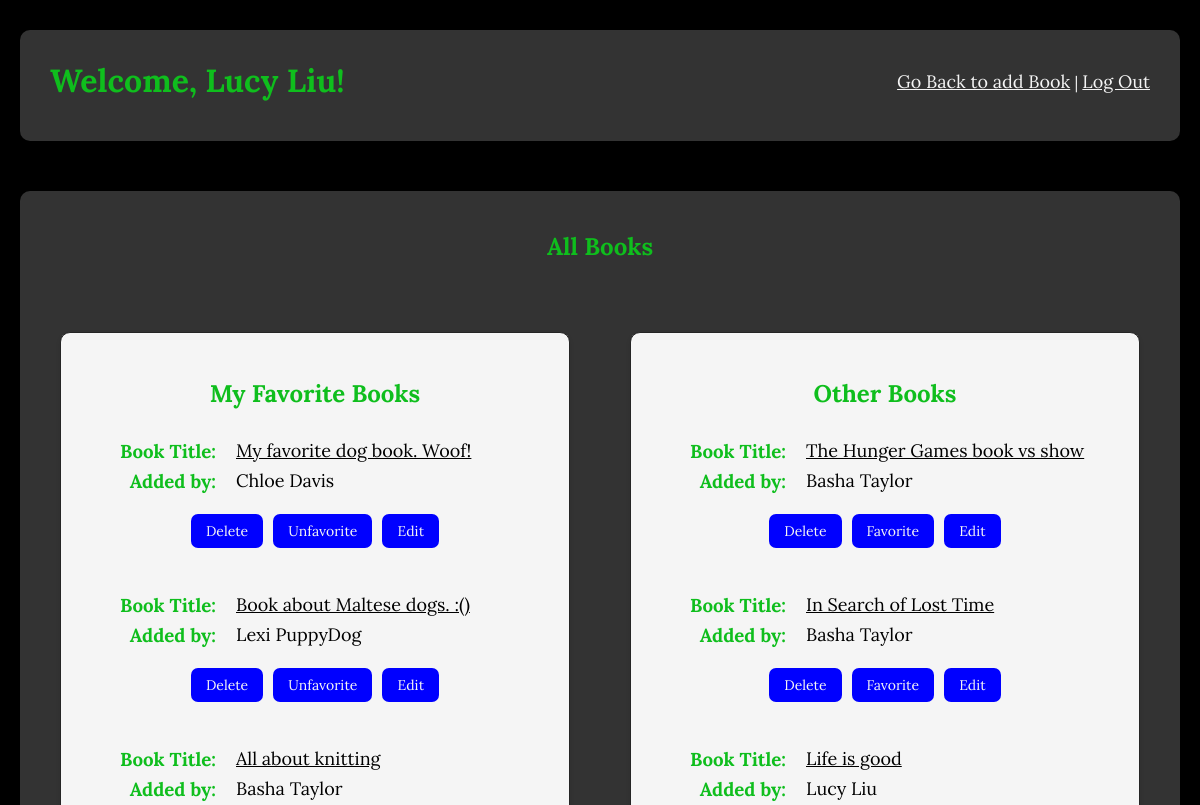
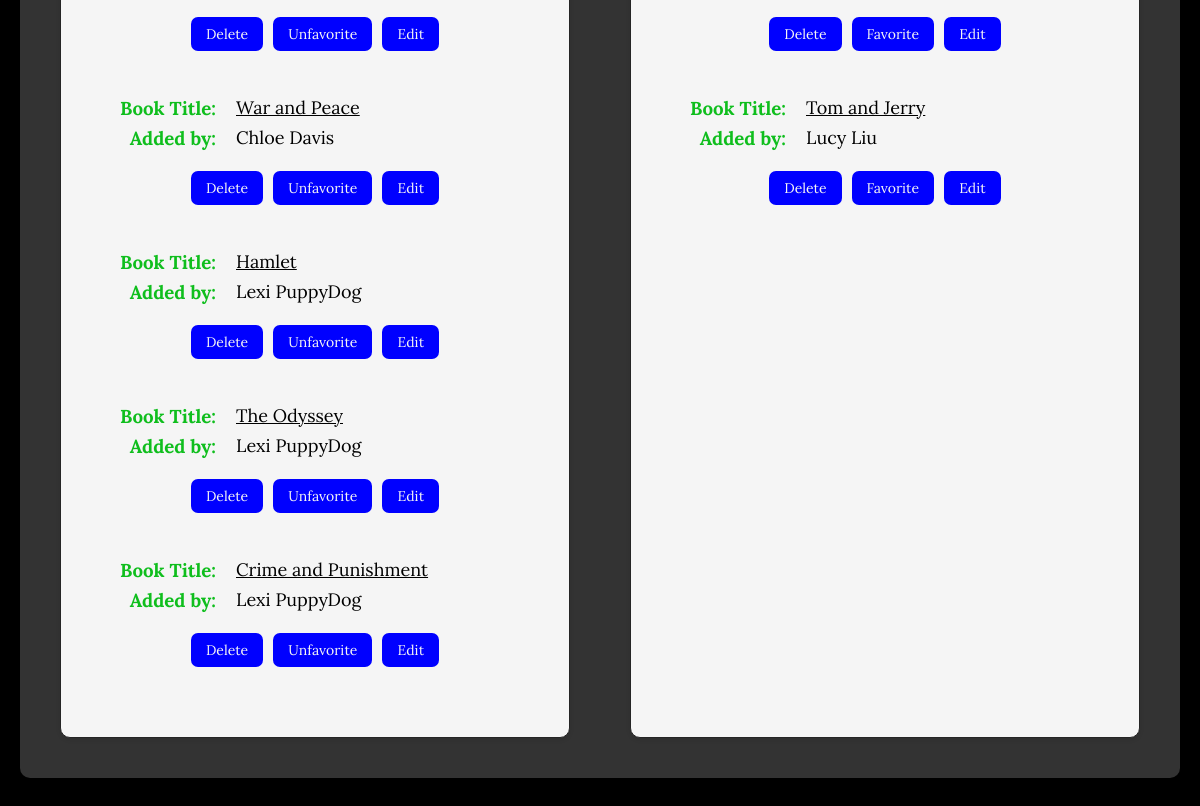
Page /books (signed in) on the earlier database version (2 pictures, top to bottom).
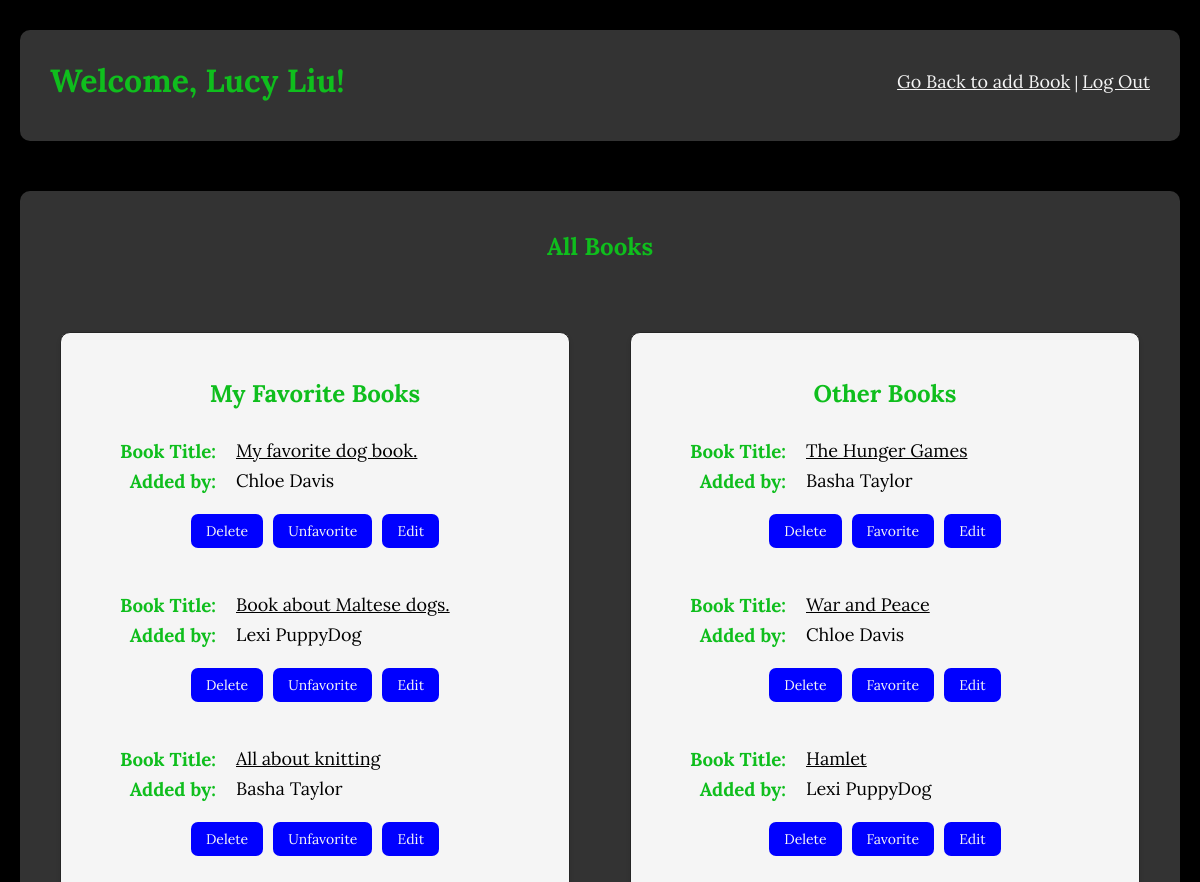
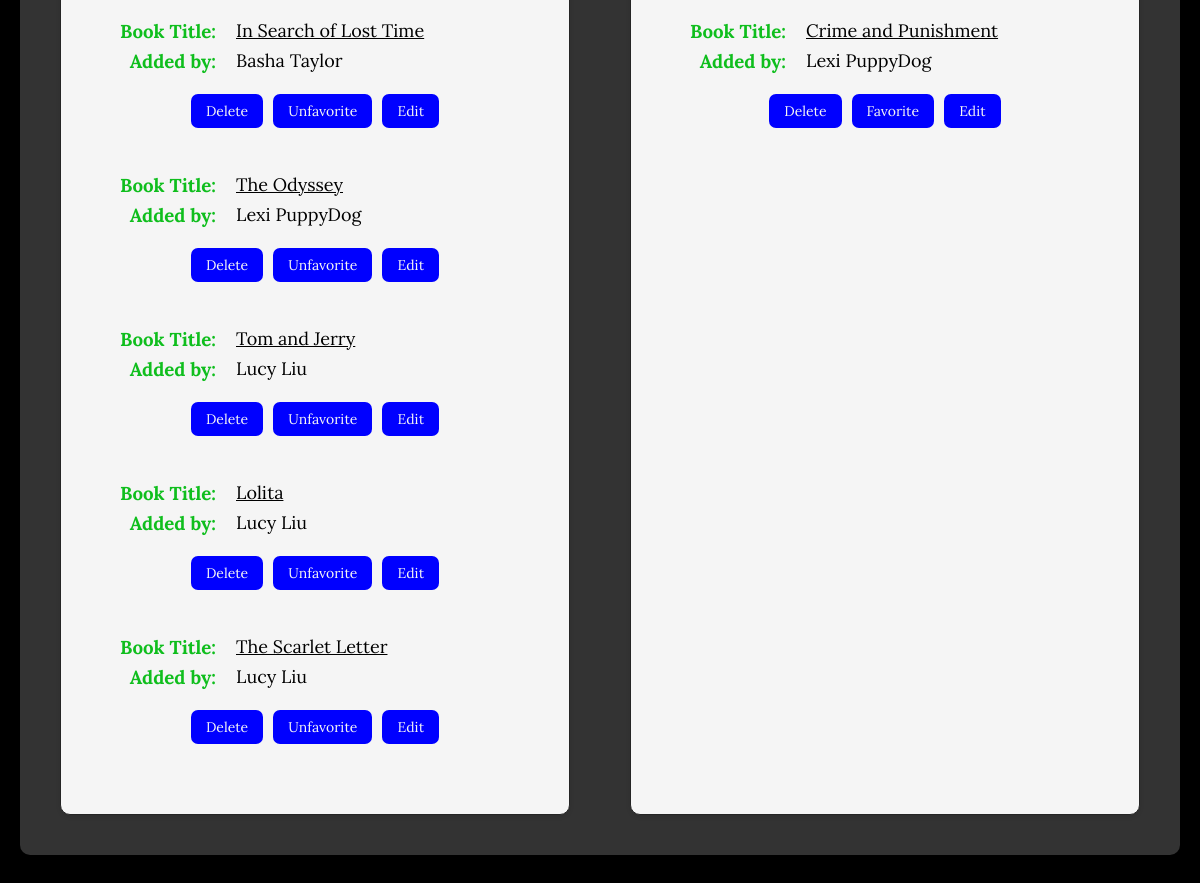
Same page on the later database version (2 pictures, top to bottom).
### favorite_books_app/models.py (models this page shows)
class Book(models.Model):
    title = models.CharField(max_length = 255)
    description = models.CharField(max_length = 255)
    uploaded_by = models.ForeignKey(User, related_name="books_uploaded", on_delete=models.CASCADE)
    users_who_like = models.ManyToManyField(User, related_name = "liked_books")
    created_at = models.DateTimeField(auto_now_add=True)
    updated_at = models.DateTimeField(auto_now=True)
    objects = BookManager()

class User(models.Model):
    first_name=models.CharField(max_length=45)
    last_name=models.CharField(max_length=45)
    email=models.CharField(max_length=255)
    password=models.CharField(max_length=255)
    created_at=models.DateTimeField(auto_now_add=True)
    updated_at=models.DateTimeField(auto_now=True)
    objects=UserManager()

### favorite_books_app/views.py (the view)
# urls.py: path('books', views.list_books, name='list_books'),  # Main book list view
def list_books(request):
    if 'userid' not in request.session:
        return redirect('/')  # Redirect to login page if user is not logged in
    current_user = User.objects.get(id=request.session['userid'])
    all_books = Book.objects.all()
    my_favorite_books = [book for book in all_books if current_user in book.users_who_like.all()]
    other_books = [book for book in all_books if current_user not in book.users_who_like.all()]
    context = {
        'user': current_user,
        'my_favorite_books': my_favorite_books,
        'other_books': other_books,
    }
    return render(request, 'books.html', context)

### favorite_books_app/templates/books.html (shortened to what the changed rows need)
<!DOCTYPE html>
<html lang="en">
<head>
    {% load static %}
    <link rel="stylesheet" href="{% static 'css/books.css' %}">
</head>
<body>
    <div class="container">
        <div class="header">
            <h1>Welcome, {{ user.first_name }} {{ user.last_name }}!</h1><br>
        </div>
        <div class="main">
            <h2>All Books</h2>
            <div class="books-container">
                <div class="my_favorite_books">
                    <h2>My Favorite Books</h2>
                    {% if my_favorite_books %}
                    {% for book in my_favorite_books %}
                    <div class="list">
                        <div class="content">
                            <div>
                                <h3>Book Title: </h3>
                                <a href="{% url 'show_book' book.id %}">{{ book.title }}</a>
                            </div>
                            <div>
                                <h3>Added by: </h3>
                                <p>{{ book.uploaded_by.first_name }} {{ book.uploaded_by.last_name }}</p>
                            </div>
                        </div>
                        <div class="button-wrapper">
                            <div class="button-group">
                                <form action="{% url 'delete_book' book.id %}" method="POST" style="display:inline;">
                                    <button class="btn" type="submit"
                                        onclick="return confirm('Are you sure you want to delete this book?');">Delete</button>
                                </form>
                                <form action="{% url 'unfavorite_book' book.id %}" method="POST"
                                    style="display:inline;">
                                    <button class="btn" type="submit">Unfavorite</button>
                                </form>
                                <a href="{% url 'edit_book' book.id %}" class="btn">Edit</a>
                            </div>
                        </div>
                    </div>
                    {% endfor %}
                    {% else %}
                    <p>You have no favorite books yet.</p>
                    {% endif %}
                </div>
                <div class="other_books">
                    <h2>Other Books</h2>
                    {% if other_books %}
                    {% for book in other_books %}
                    <div class="list">
                        <div class="content">
                            <div>
                                <h3>Book Title: </h3>
                                <a href="{% url 'show_book' book.id %}">{{ book.title }}</a>
                            </div>
                            <div>
                                <h3>Added by: </h3>
                                <p>{{ book.uploaded_by.first_name }} {{ book.uploaded_by.last_name }}</p>
                            </div>
                        </div>
                        <div class="button-wrapper">
                            <div class="button-group">
                                <form action="{% url 'delete_book' book.id %}" method="POST" style="display:inline;">
                                    <button class="btn" type="submit"
                                        onclick="return confirm('Are you sure you want to delete this book?');">Delete</button>
                                </form>
                                {% if user in book.users_who_like.all %}
                                <form action="{% url 'unfavorite_book' book.id %}" method="POST"
                                    style="display:inline;">
                                    {% csrf_token %}
                                    <button class="btn" type="submit">Unfavorite</button>
                                </form>
                                {% else %}
                                <form action="{% url 'favorite_book' book.id %}" method="POST" style="display:inline;">
                                    <button class="btn" type="submit">Favorite</button>
                                </form>
                                {% endif %}
                                <a href="{% url 'edit_book' book.id %}" class="btn">Edit</a>
                            </div>
                        </div>
                    </div>
                    {% endfor %}
                    {% else %}
                    <p>No other books available.</p>
                    {% endif %}
                </div>
            </div>
        </div>
    </div>
</body>
</html>

Differences in the rows shown:
removed Book: title "Life is good", uploaded_by.first_name "Lucy", uploaded_by.last_name "Liu", shows "Favorite", shown under "Other Books"
changed Book: title "My favorite dog book. Woof!" → "My favorite dog book."
changed Book: title "Book about Maltese dogs. :()" → "Book about Maltese dogs."
shown differently, row unchanged: Book "In Search of Lost Time": moves from the list under "Other Books" to the list under "My Favorite Books"
shown differently, row unchanged: Book "Tom and Jerry": moves from the list under "Other Books" to the list under "My Favorite Books"
added Book: title "Lolita", uploaded_by.first_name "Lucy", uploaded_by.last_name "Liu", shown under "My Favorite Books"
added Book: title "The Scarlet Letter", uploaded_by.first_name "Lucy", uploaded_by.last_name "Liu", shown under "My Favorite Books"
changed Book: title "The Hunger Games book vs show" → "The Hunger Games"
shown differently, row unchanged: Book "War and Peace": moves from the list under "My Favorite Books" to the list under "Other Books"
shown differently, row unchanged: Book "Hamlet": moves from the list under "My Favorite Books" to the list under "Other Books"
shown differently, row unchanged: Book "Crime and Punishment": moves from the list under "My Favorite Books" to the list under "Other Books"
